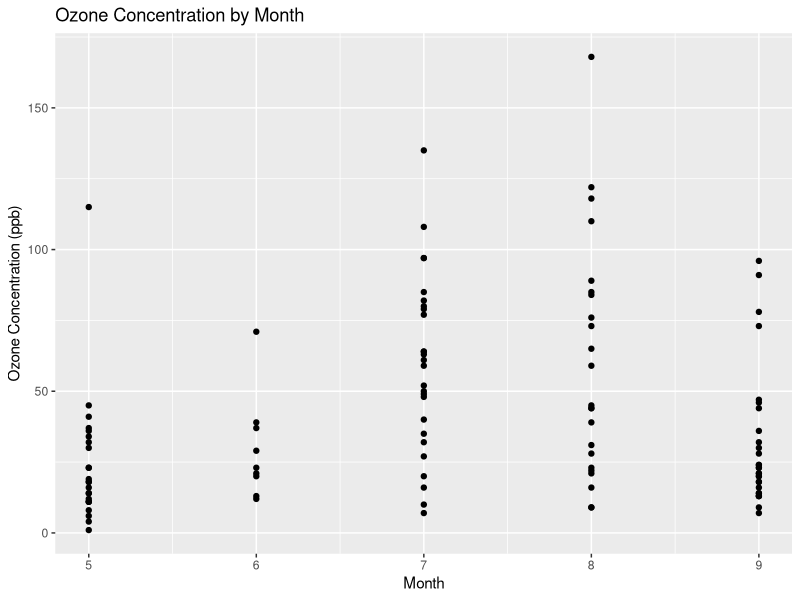
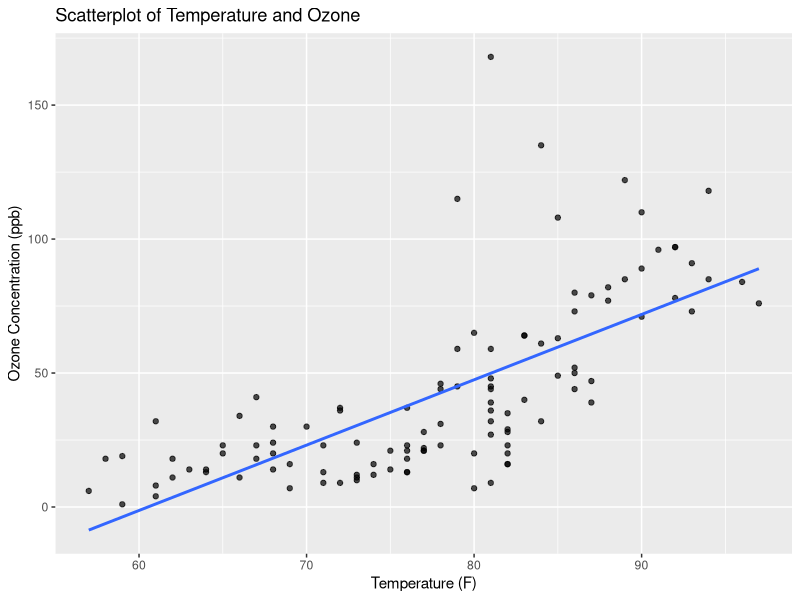
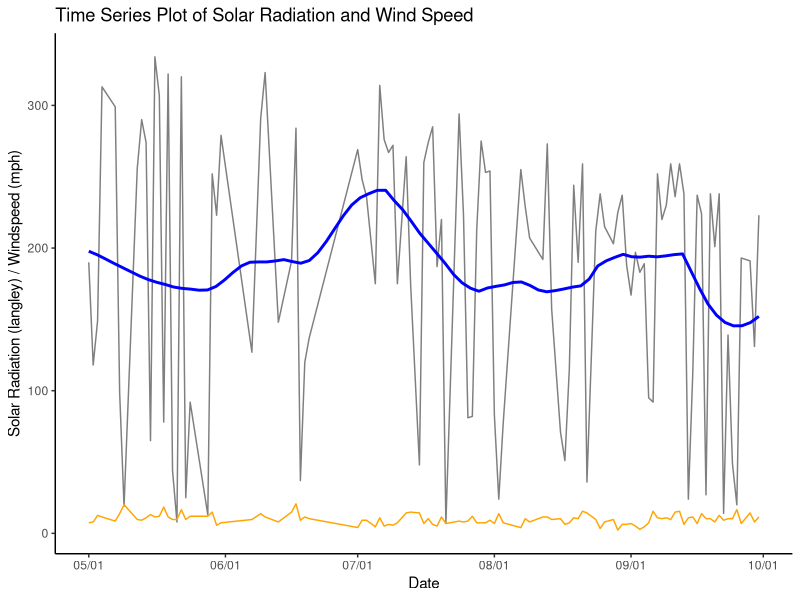

Write the R code that produced these figures, in order.
## ---- chunk 1
airquality <- datasets::airquality

## ---- chunk 2
airquality <- airquality[complete.cases(airquality), ]

## ---- chunk 3
library(dplyr)
library(ggplot2)
library(lubridate)
library(datasets)
## ---- chunk 4
ggplot(airquality, aes(x = Month, y = Ozone)) + 
  geom_point() +
  labs(title = "Ozone Concentration by Month",
       x = "Month",
       y = "Ozone Concentration (ppb)")
## ---- chunk 5
sd(airquality$Ozone)
aggregate(Ozone ~ Month, data = airquality, sd)

## ---- chunk 6
mean(airquality$Ozone)
aggregate(Ozone ~ Month, data = airquality, mean)

## ---- chunk 7
ggplot(airquality, aes(x = Temp, y = Ozone)) +
  geom_point(alpha = 0.7) +
  labs(title = "Scatterplot of Temperature and Ozone",
       x = "Temperature (F)",
       y = "Ozone Concentration (ppb)") +
  geom_smooth(method = "lm", se = FALSE)
## ---- chunk 8
cor(airquality$Ozone, airquality$Temp, method = "pearson")
cor.test(airquality$Ozone, airquality$Temp, method = "pearson")
## ---- chunk 9
airquality <- airquality |>
  mutate(Date = mdy(paste(Month, Day, "1973", sep = "-")))
## ---- chunk 10


ggplot(airquality, aes(x = Date, y = Solar.R)) + 
  geom_line(alpha = 0.5) +
  stat_smooth(method = "loess", span = 0.3, se = FALSE, color = "blue") +
  labs(title = "Time Series Plot of Solar Radiation and Wind Speed",
       x = "Date",
       y = "Solar Radiation (langley) / Windspeed (mph)") +
  geom_line(aes(x = Date, y = Wind), color = "orange") +
  labs(color = "Variable") +
  scale_x_date(date_breaks = "1 month", date_labels = "%m/%d") +
  theme_classic()

